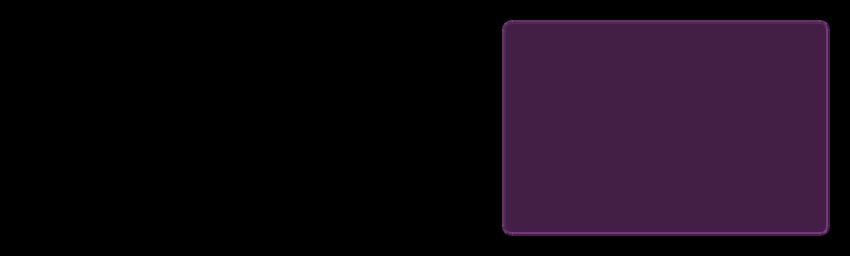
<?xml version="1.0" encoding="UTF-8"?>
<ui version="4.0">
 <class>pieza</class>
 <widget class="QWidget" name="pieza">
  <property name="geometry">
   <rect>
    <x>0</x>
    <y>0</y>
    <width>850</width>
    <height>256</height>
   </rect>
  </property>
  <property name="windowTitle">
   <string>Form</string>
  </property>
  <property name="styleSheet">
   <string notr="true">background-color:black;</string>
  </property>
  <widget class="QLabel" name="labelDescripcion">
   <property name="geometry">
    <rect>
     <x>502</x>
     <y>20</y>
     <width>328</width>
     <height>216</height>
    </rect>
   </property>
   <property name="styleSheet">
    <string notr="true">background-color:rgb(89,41,93,193);
border-style: ridge;
border-width: 4px;
border-radius: 10px;
border-color: rgb(89,41,93,193);
font: 75 14pt &quot;Comic Sans MS&quot;;
color: white;
padding: 6px; 
</string>
   </property>
   <property name="text">
    <string>&lt;!DOCTYPE HTML PUBLIC &quot;-//W3C//DTD HTML 4.0//EN&quot; &quot;http://www.w3.org/TR/REC-html40/strict.dtd&quot;&gt;
&lt;html&gt;&lt;head&gt;&lt;meta name=&quot;qrichtext&quot; content=&quot;1&quot; /&gt;&lt;style type=&quot;text/css&quot;&gt;
p, li { white-space: pre-wrap; }
&lt;/style&gt;&lt;/head&gt;&lt;body style=&quot; font-family:'Comic Sans MS'; font-size:14pt; font-weight:72; font-style:normal;&quot;&gt;
&lt;p style=&quot;-qt-paragraph-type:empty; margin-top:0px; margin-bottom:0px; margin-left:0px; margin-right:0px; -qt-block-indent:0; text-indent:0px;&quot;&gt;&lt;/p&gt;&lt;/body&gt;&lt;/html&gt;</string>
   </property>
  </widget>
 </widget>
 <resources/>
 <connections/>
</ui>
